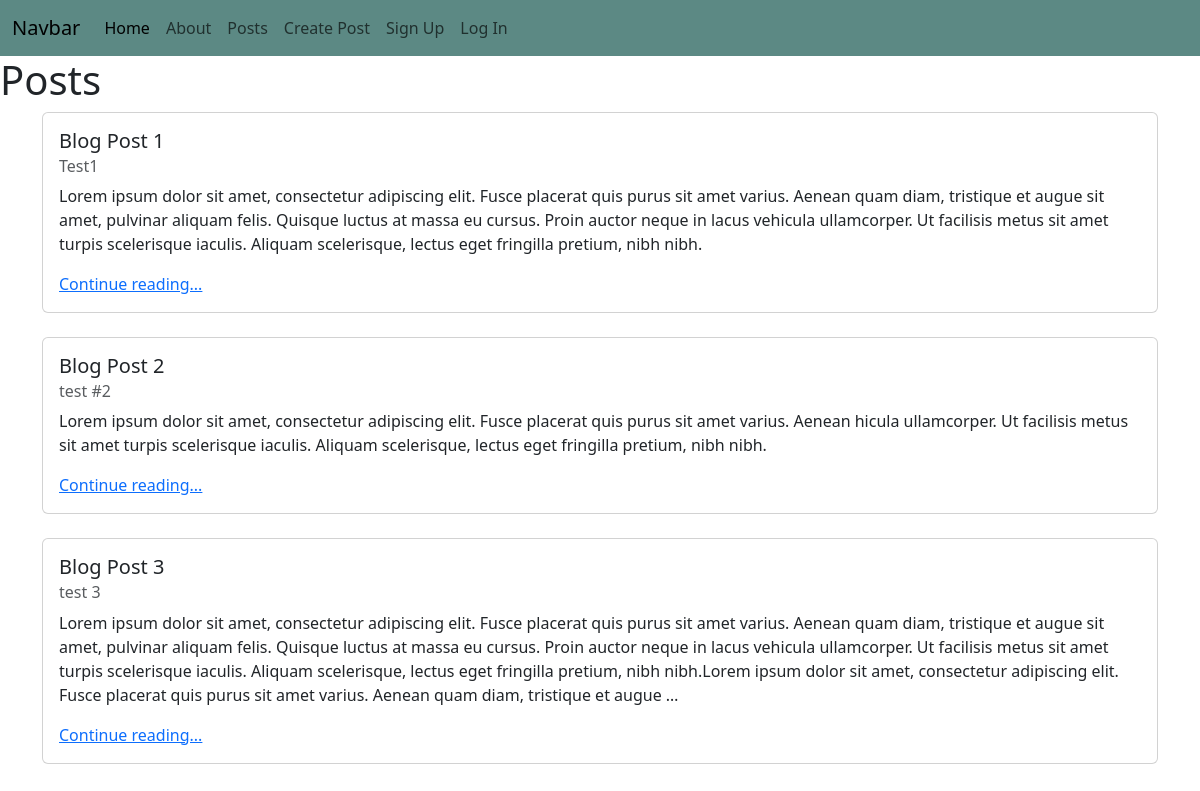
/posts/, run on the app's committed database.
### posts/models.py (models this page shows, shortened)
class Post(models.Model):
    title = models.CharField(max_length=128)
    subtitle = models.CharField(max_length=256)
    body = models.TextField()
    author = models.ForeignKey(
        get_user_model(),
        on_delete=models.CASCADE
    )
    created_on = models.DateTimeField(auto_now_add=True)

### posts/views.py (the view)
# urls.py: path("", views.PostListView.as_view(), name="list"),
class PostListView(ListView):
    template_name = "posts/list.html"
    model = Post

### templates/posts/list.html (shortened to what this page needs)
{% extends 'base.html' %}
{% block content %}
<h1>Posts</h1>
<div class="container listCont">
{% for post in post_list %}
    <div class="card">
        <div class="card-body">
        <h5 class="card-title">{{ post.title }}</h5>
        <h6 class="card-subtitle mb-2 text-body-secondary">{{ post.subtitle }}</h6>
        <p class="card-text">{{ post.body|truncatechars:512 }}</p>
        <a href="{% url 'detail' post.id %}" class="card-link">Continue reading...</a>
        </div>
    </div>
    <br />
  {% endfor %}
</div>
{% endblock content %}

### templates/base.html (shortened to what this page needs)
{% load static %}
<!DOCTYPE html>
<html lang="en">
<head>
    <link href="https://cdn.jsdelivr.net/npm/bootstrap@5.3.0/dist/css/bootstrap.min.css" rel="stylesheet">
    <link rel="stylesheet" href="{% static 'css/baseStyle.css' %}">
</head>
<body>
    <nav class="navbar navbar-expand-lg bg-body-tertiary">
        <div class="container-fluid">
          <a class="navbar-brand" href="{% url 'home' %}">Navbar</a>
          <div class="collapse navbar-collapse" id="navbarNav">
            <ul class="navbar-nav">
              <li class="nav-item">
                <a class="nav-link active"
                aria-current="page"
                href="{% url 'home' %}">Home</a>
              </li>
              <li class="nav-item">
                <a class="nav-link"
                href="{% url 'about' %}">About</a>
              </li>
              <li class="nav-item">
                <a class="nav-link" href="{% url 'list' %}">Posts</a>
              </li>
              <li class="nav-item">
                <a class="nav-link" href="{% url 'new' %}">Create Post</a>
              </li>
              {% if user.is_authenticated %}
                <li class="nav-item">
                  <a class="nav-link" href="{% url 'logout' %}">Log Out</a>
                </li>
              {% else %}
                <li class="nav-item">
                  <a class="nav-link" href="{% url 'signup' %}">Sign Up</a>
                </li>
                <li class="nav-item">
                  <a class="nav-link" href="{% url 'login' %}">Log In</a>
                </li>
              {% endif %}
            </ul>
          </div>
        </div>
      </nav>
    {% block content %}{% endblock content %}
</body>
</html>

### static/css/baseStyle.css (style rules this page uses)
* { padding: 0; margin: 0; }
.navbar { background-color: #5C8984 !important; }

### data on the page
Post: title "Blog Post 1", subtitle "Test1", body "Lorem ipsum dolor sit amet, consectetur adipiscing elit. Fusce placerat quis purus sit amet varius. Aenean quam diam, tristique et augue sit amet, pulvinar aliquam felis. Quisque luctus at massa eu cursus. Proin auctor neque in lacus vehicula ullamcorper. Ut facilisis metus sit amet turpis scelerisque iaculis. Aliquam scelerisque, lectus eget fringilla pretium, nibh nibh."
Post: title "Blog Post 2", subtitle "test #2", body "Lorem ipsum dolor sit amet, consectetur adipiscing elit. Fusce placerat quis purus sit amet varius. Aenean hicula ullamcorper. Ut facilisis metus sit amet turpis scelerisque iaculis. Aliquam scelerisque, lectus eget fringilla pretium, nibh nibh."
Post: title "Blog Post 3", subtitle "test 3", body "Lorem ipsum dolor sit amet, consectetur adipiscing elit. Fusce placerat quis purus sit amet varius. Aenean quam diam, tristique et augue sit amet, pulvinar aliquam felis. Quisque luctus at massa eu cursus. Proin auctor neque in lacus vehicula ullamcorper. Ut facilisis metus sit amet turpis scelerisque iaculis. Aliquam scelerisque, lectus eget fringilla pretium, nibh nibh.Lorem ipsum dolor sit amet, consectetur adipiscing elit. Fusce placerat quis purus sit amet varius. Aenean quam diam, tristique et augue …"
